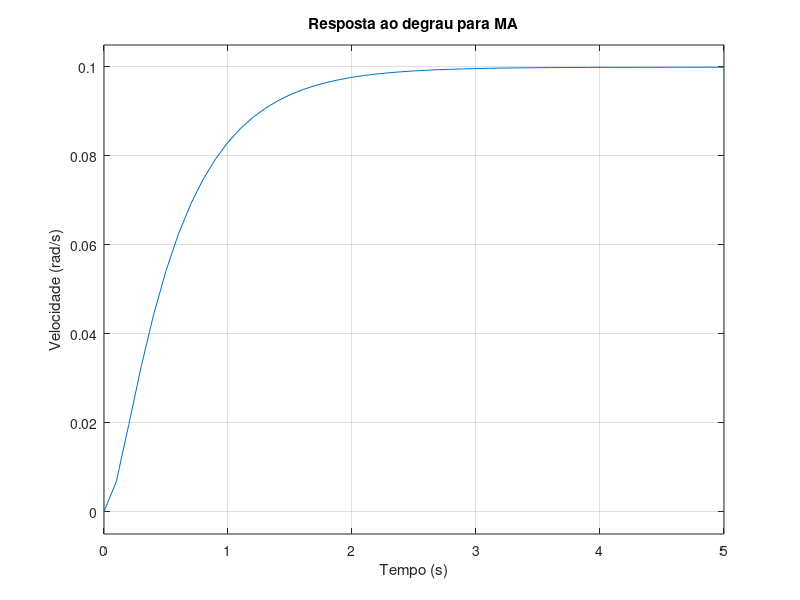
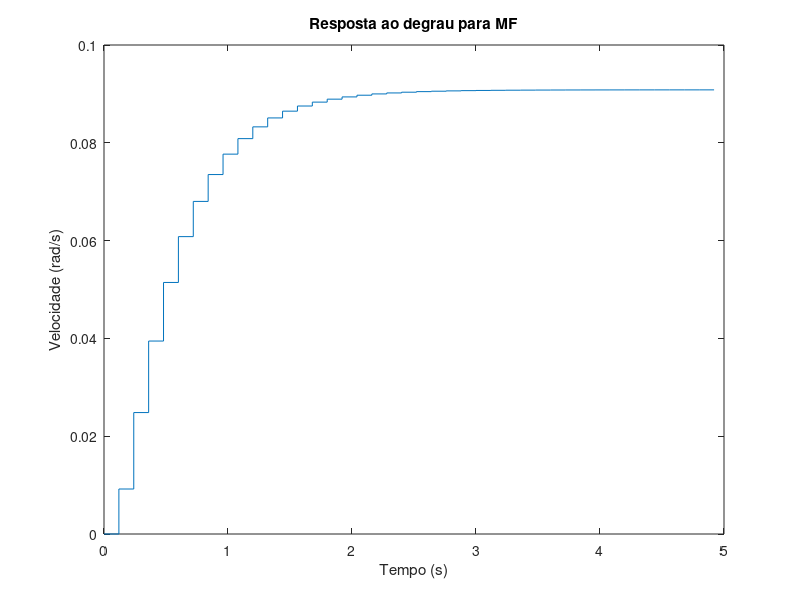
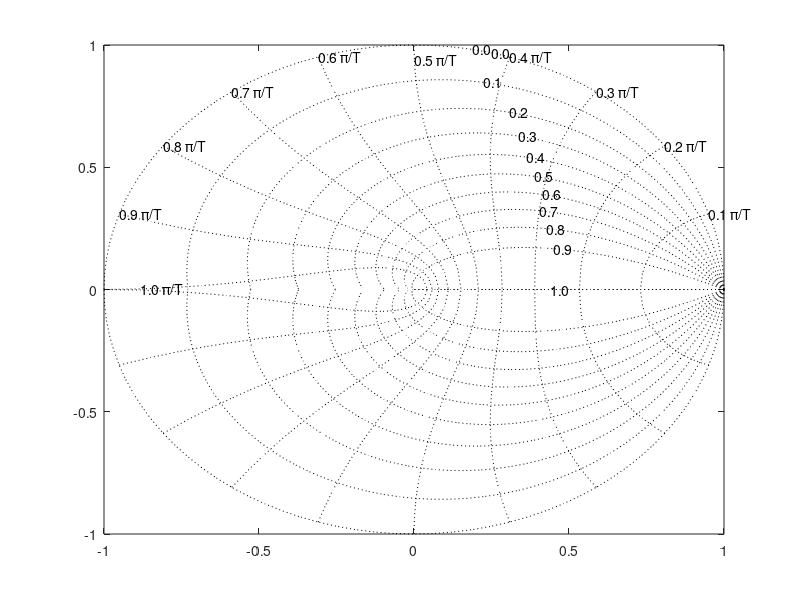

MATLAB code to generate these figures, in order: (Note: this script raises an error after producing the figures.)
% Controle Digital
%
% Exemplo de projeto de controlador digital pelo lugar das raizes:
% Sistema motor cc;
% No domínio 's', H(s) = K/(Js + b) * (Ls + R) + K^2;

close all; clear; clc;

%% Escolha do periodo de amostragem:
J = 0.01;
b = 0.1;
K = 0.01;
R = 1;
L = 0.5;

%% Modelo discreto do PROCESSO:

% Processo instavel em MA:
num=K;
den = [(J * L) (J * R + L * b) (b * R + K ^ 2)];
Gps = tf(num, den);


% Resposta continua em malha aberta
figure; step(Gps, 0:0.1:5);
xlabel('Tempo (s)'); ylabel('Velocidade (rad/s)');
title('Resposta ao degrau para MA');

% Periodo de amostragem
T = 0.12;

% Planta discreta:
Gz = c2d(Gps, T, 'zoh');
zpk(Gz);

% Resposta discreta em malha fechada
sys = feedback(Gz, 1);
[y, t] = step(sys, 5);
figure; stairs(t,y);
xlabel('Tempo (s)'); ylabel('Velocidade (rad/s)');
title('Resposta ao degrau para MF');

%% Especificacoes de desempenho:

Mpmax = 10; % percentual de overshoot
ts = 1.82; % tempo de subida
ta = 3; % tempo de acomodacao

% Regioes que atendem as especificacoes:
zetamin = 0.6*(1 - Mpmax/100); % taxa de amortecimento
wnmin = 1.8/ts; % frequencia natural
zetawnmin = 4.6/ta; % zeta*wn, em que wn esta em rad/s

% Especificacoes (um pouco mais rigoross que valores minimos) que atendem regioes:
zeta = 0.5;
wn = 6.0*T; % em rad
zeta*wn/T; % Observe que  esse valor deve ser > zetawnmin calculado acima
r0 = exp(-zeta*wn); % a regiao interna a esse raio delimita o ta minimo

%% Projeto direto:

% Projeto digital usando lugar das raizes:
figure; zgrid; % referencia do grid

%% 1) Considerando compensador estatico:
K = 0:0.001:50;
figure; rlocus(Gz, K); zgrid(zeta, wn); hold on; plotcircle(0,0,r0,'k-.');
[Kc1, raizes1] = rlocfind(Gz);
figure; bode(Gz*Kc1); grid on;
% Simulacao da resposta ao degrau em MF
Tz1 = feedback(Gz*Kc1,1);
zpk(Tz1);
figure; step(Tz1); grid on;
figure(5); Tuz1 = Kc1/(1+Gz*Kc1); step(Tuz1); grid;

%% 2) PID:
zc = 0.9; % zero do controlador
Dz = tf([1 -zc], [1 -1], T);

figure; rlocus(Gz*Dz, K); zgrid(zeta, wn); hold on; plotcircle(0,0,r0,'k-.')
[Kc2, raizes2] = rlocfind(Gz*Dz);
figure; bode(Gz*Dz*Kc2); grid on;
figure; nyquist(Gz*Dz*Kc2); grid on;
% Simulacao da resposta ao degrau em MF
Tz2 = feedback(Gz*Dz*Kc2,1);
zpk(Tz2)
figure; [x2, t] = step(Tz2);grid on;
figure(5); Tuz2 = Kc2*Dz/(1+Gz*Kc2*Dz); step(Tuz2); grid;

figure; stairs(t, x2);
xlabel('Tempo (s)'); ylabel('Velocidade (rad/s)');
title('Sistema com controlador PI, Resposta ao degrau para MF');
